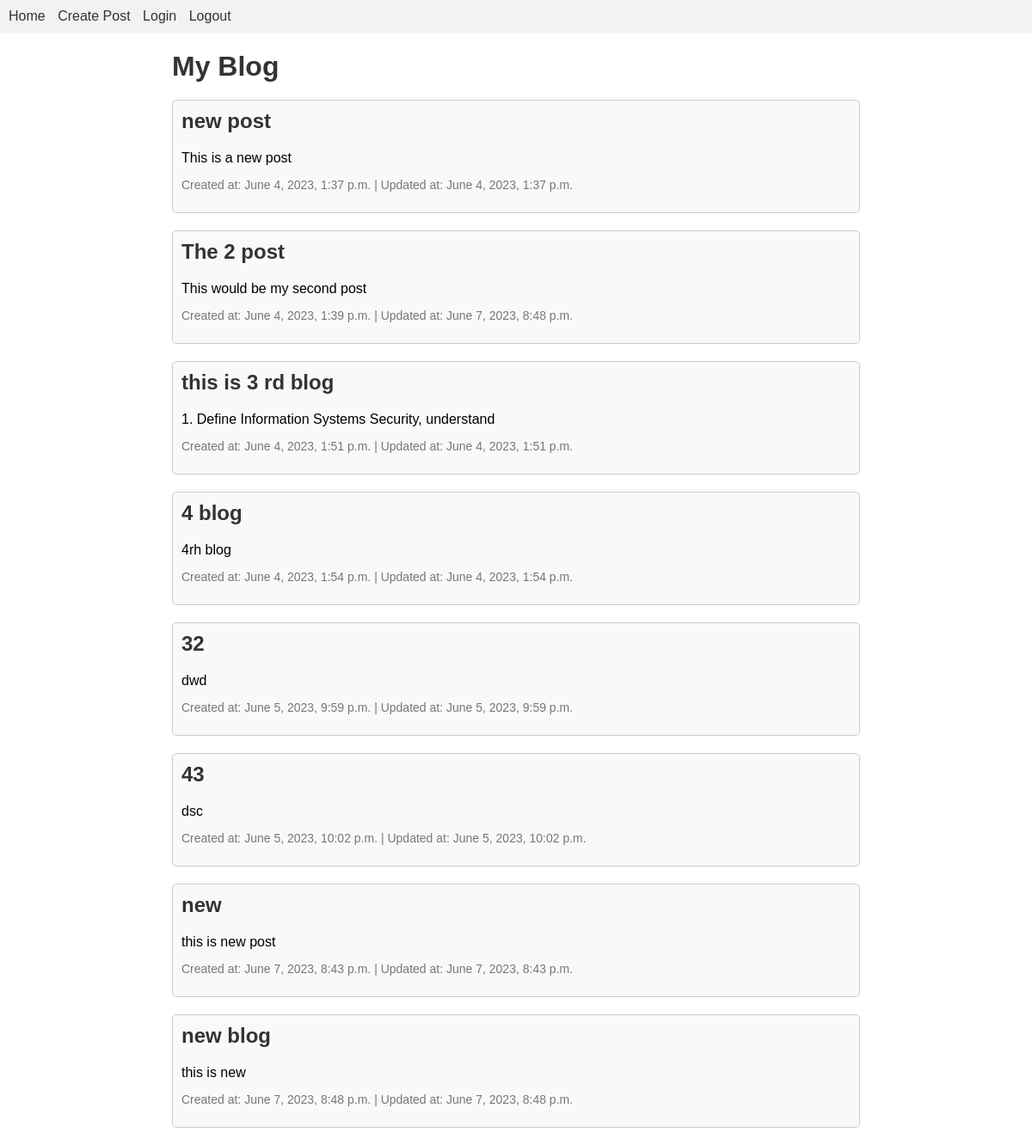
Before: / with the older database file.
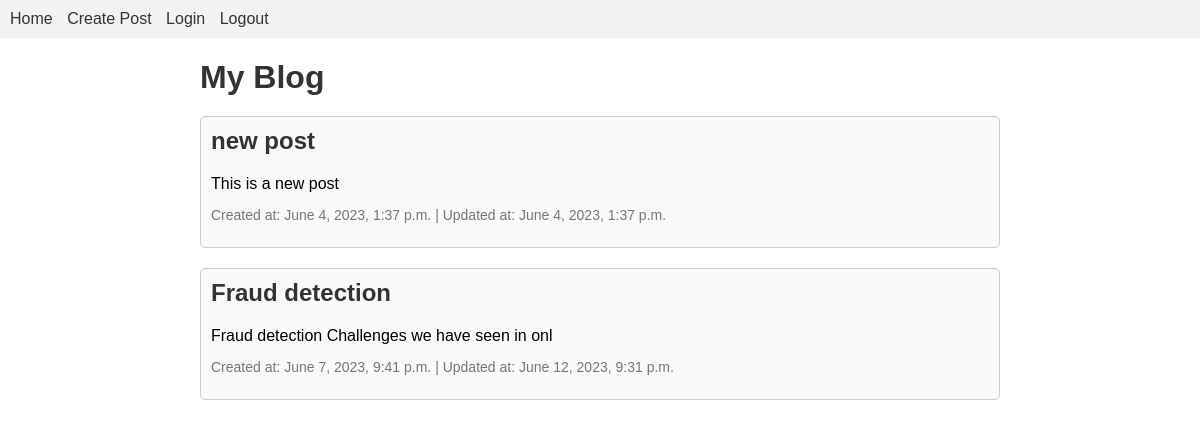
After: the same page with the newer database file.
### blog_app/models.py (models this page shows, shortened)
class Post(models.Model):
    title = models.CharField(max_length=200)
    content = models.TextField()
    created_at = models.DateTimeField(auto_now_add=True)
    updated_at = models.DateTimeField(auto_now=True)

### blog_app/views.py (the view)
# urls.py: path('', views.post_list, name='post_list'),
def post_list(request):
    posts = Post.objects.all()
    return render(request, 'blog_app/post_list.html', {'posts': posts})

### blog_app/templates/blog_app/post_list.html (shortened to what this page needs)
{% extends 'base.html' %}
{% load static %}
{% block content %}
    <h1>My Blog</h1>
    {% for post in posts %}
        <div class="post-box">
            <h2 class="post-title"><a href="{% url 'post_detail' post.pk %}">{{ post.title }}</a></h2>
            <p class="post-content">{{ post.content | slice:': 50' }}</p>
            <p class="post-metadata">Created at: {{ post.created_at }} | Updated at: {{ post.updated_at }}</p>
        </div>
    {% empty %}
        <p>No posts yet.</p>
    {% endfor %}
{% endblock %}

### blog_app/templates/base.html (shortened to what this page needs)
{% load static %}
<!DOCTYPE html>
<html>
<head>
    <link rel="stylesheet" type="text/css" href="{% static 'css/styles.css' %}">
</head>
<body>
    <nav>
        <a href="{% url 'post_list' %}">Home</a>
        <a href="{% url 'post_create' %}">Create Post</a>
        <a href="{% url 'login' %}">Login</a>
        <a href="{% url 'logout' %}">Logout</a>
    </nav>
    <main>
        {% block content %}
        {% endblock %}
    </main>
</body>
</html>

### blog_app/static/css/styles.css (style rules this page uses)
body { font-family: Arial, sans-serif; margin: 0; padding: 0; }
nav { background-color: #f2f2f2; padding: 10px; }
nav a { margin-right: 10px; text-decoration: none; color: #333; }
main { max-width: 800px; margin: 20px auto; padding: 0 20px; }
h1 { color: #333; margin-bottom: 20px; }
.post-box { border: 1px solid #ccc; padding: 10px; background-color: #f9f9f9; border-radius: 5px; margin-bottom: 20px; }
.post-title { margin-top: 0; }
.post-content { margin-bottom: 10px; }
.post-metadata { font-size: 14px; color: #777; }
a { color: #333; text-decoration: none; }

Changed rows visible on the page:
removed Post: title "The 2 post", content "This would be my second post", created_at "June 4, 2023, 1:39 p.m.", updated_at "June 7, 2023, 8:48 p.m."
removed Post: title "this is 3 rd blog", content "1. Define Information Systems Security, understand", created_at "June 4, 2023, 1:51 p.m.", updated_at "June 4, 2023, 1:51 p.m."
removed Post: title "4 blog", content "4rh blog", created_at "June 4, 2023, 1:54 p.m.", updated_at "June 4, 2023, 1:54 p.m."
removed Post: title "32", content "dwd", created_at "June 5, 2023, 9:59 p.m.", updated_at "June 5, 2023, 9:59 p.m."
removed Post: title "43", content "dsc", created_at "June 5, 2023, 10:02 p.m.", updated_at "June 5, 2023, 10:02 p.m."
removed Post: title "new", content "this is new post", created_at "June 7, 2023, 8:43 p.m.", updated_at "June 7, 2023, 8:43 p.m."
removed Post: title "new blog", content "this is new", created_at "June 7, 2023, 8:48 p.m.", updated_at "June 7, 2023, 8:48 p.m."
added Post: title "Fraud detection", content "Fraud detection Challenges we have seen in onl", created_at "June 7, 2023, 9:41 p.m.", updated_at "June 12, 2023, 9:31 p.m."
